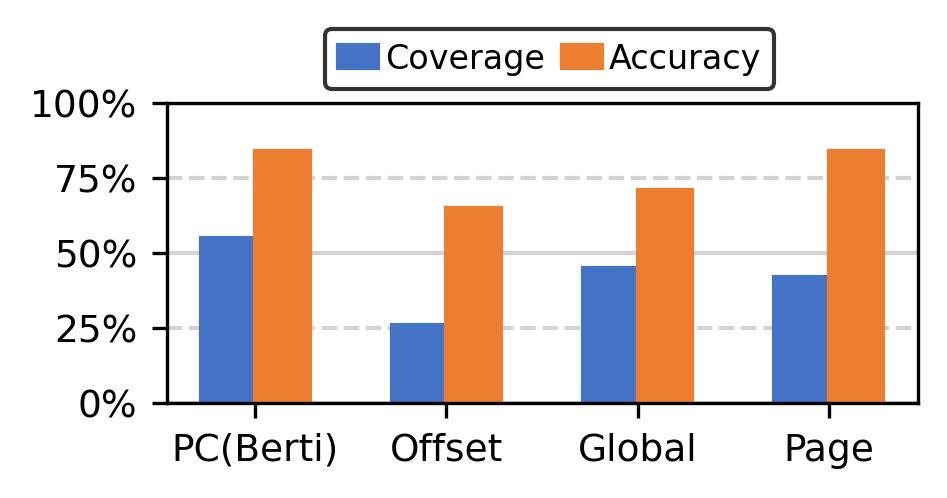

Source code (Python):
import matplotlib.pyplot as plt
import numpy as np
import pandas as pd
from matplotlib.ticker import FuncFormatter
import csv
import os
figure_res = 'analysis_py/motivation_cyj/'


Bdata = [0.59,0.5,0.46,0.37]
Cdata = [0.84,0.67,0.70,0.85]
Xlabel = ['PC(Berti)', 'Offset','Global','Page']
fig, ax = plt.subplots(figsize=(3.23, 1.3),dpi=300)
bar_width = 1.0 / (2 + 1.5)
left_bar_pos1 = np.arange(len(Xlabel))
left_bar_pos2 = np.arange(4,7,1)
print(left_bar_pos2)
ax.bar(left_bar_pos1 + bar_width * 1.0, [0.55,0.26,0.45,0.42], edgecolor ="#4472C4",width= bar_width, label = 'Coverage',hatch="",facecolor="#4472C4",zorder=2)
ax.bar(left_bar_pos1 + bar_width * 2.0, [0.84,0.65,0.71,0.84], edgecolor ="#ED7D31",width= bar_width, label = 'Accuracy',hatch="",facecolor="#ED7D31",zorder=2)
plt.xticks(left_bar_pos1 + bar_width * 1.5, ['PC(Berti)', 'Offset','Global','Page'], fontsize=9,ha='center')#rotation=45,


plt.yticks([0,0.25,0.5,0.75,1.00], ['0%','25%','50%','75%','100%'], fontsize=9,ha='right')
ax_idx = 0
for item in [0,0.25,0.5,0.75,1.00]:
    if(ax_idx % 2 == 0):
        ax.axhline(float(item), color='lightgray', linestyle='-', linewidth=1,zorder=1)
    else:
        ax.axhline(float(item), color='lightgray', linestyle='--', linewidth=1,zorder=1)
    ax_idx += 1

for label in ax.get_yticklabels():
    label.set_fontsize(9)
# ax.set_xlabel('Events',fontsize=9,ha='right')
# ax.grid(which='major',axis='y')
ax.legend(loc='upper center', bbox_to_anchor=(0.51, 1.30), ncol=2,fontsize=8,
       handlelength=1.2,     # 控制图例句柄的长度
        handletextpad=0.2,  # 控制图例句柄和文本之间的间距
        columnspacing=0.5,
        edgecolor='black'   )
plt.savefig(os.path.join(figure_res,'1event.png'),dpi=300, format="png", bbox_inches='tight')
plt.savefig(os.path.join(figure_res,'1event.pdf'),dpi=300, format="pdf", bbox_inches='tight')

